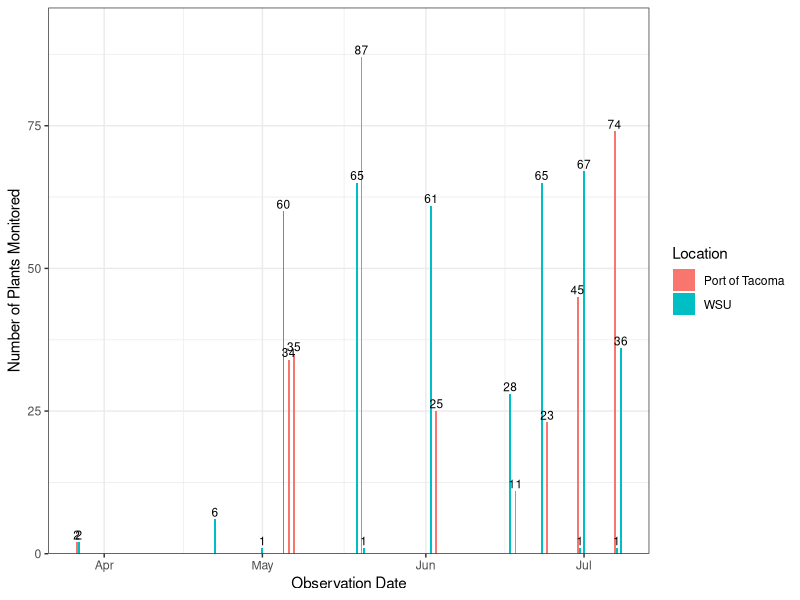
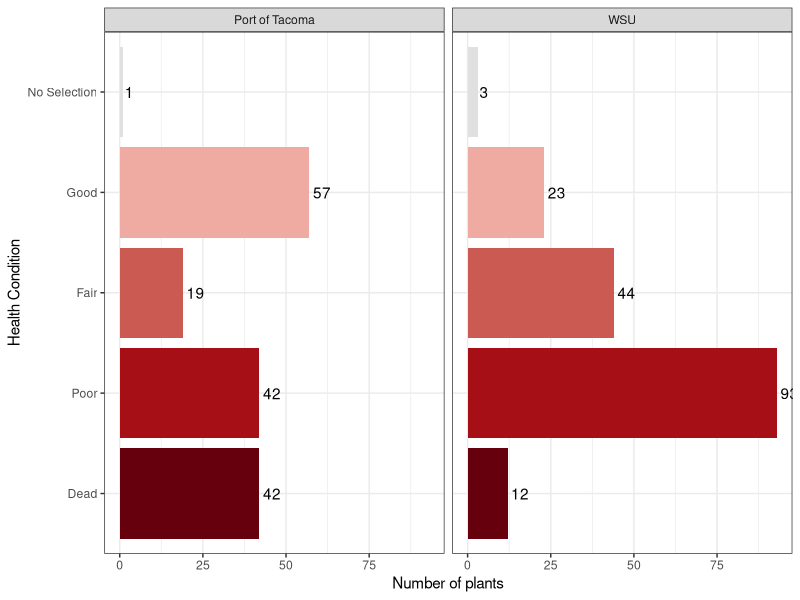
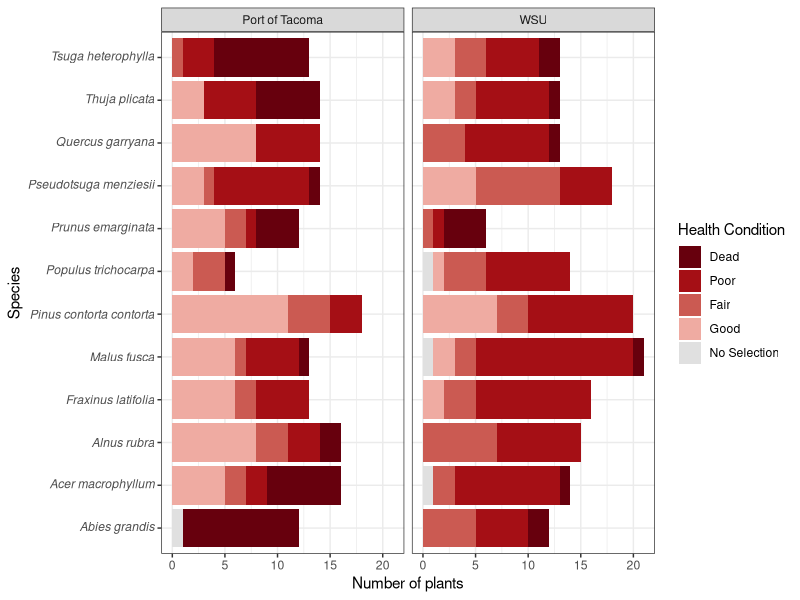

These figures' R source, in order:
## ---- chunk 1
knitr::opts_chunk$set(echo = FALSE)
## ---- chunk 2
library(tidyverse)
library(kableExtra)
## ---- chunk 3
data <-read.csv("./data/observations-7.13.26.csv")
#data <- data[c(1,4,8,14,43,47:60)]
## ---- chunk 4
data <- data %>%
  mutate(
    location = case_when(
      str_starts(field.plant.number..from.tag.or.map., "POT") ~ "Port of Tacoma",
      TRUE ~ "WSU"
  )
) %>%
  mutate(
    field.plant.health.condition = case_when(
      is.na(field.plant.health.condition) ~ "No Selection",
      field.plant.health.condition == "" ~ "No Selection",
      TRUE ~ field.plant.health.condition
    ) 
  ) %>%
   mutate(
    scientific_name = str_trim(scientific_name),
    scientific_name = recode(
      scientific_name,
      "Quercus garryana garryana" = "Quercus garryana",
      "Pseudotsuga" = "Pseudotsuga menziesii"
    )
  ) %>%
   filter(
    !is.na(scientific_name),
    scientific_name != "",
    !is.na(`field.plant.number..from.tag.or.map.`),
    `field.plant.number..from.tag.or.map.` != ""
  ) %>% 
   mutate(
    observed_on = as.Date(observed_on),
    scientific_name = factor(scientific_name),
    field.plant.health.condition = factor(field.plant.health.condition),
    field.foliage...insect.feeding = factor(field.foliage...insect.feeding),
    field.foliage...deformation = factor(field.foliage...deformation),
    field.woody.tissue....structural.damage = factor(field.woody.tissue....structural.damage),
    field.woody.tissue...signs.of.disease = factor(field.woody.tissue...signs.of.disease),
    field.woody.tissue...insect.activity = factor(field.woody.tissue...insect.activity),
    field.woody.tissue...symptoms = factor(field.woody.tissue...symptoms),
    field.root.collar...signs.of.disease = factor(field.root.collar...signs.of.disease),
    field.critical.root.zone..within.canopy.drip.line....damage.or.concerns =
    factor(field.critical.root.zone..within.canopy.drip.line....damage.or.concerns),
    location = factor(location) 
    )%>%
   mutate(
    field.plant.number..from.tag.or.map. =
      field.plant.number..from.tag.or.map. %>%
      str_replace(regex("^wsup", ignore_case = TRUE), "WSUP") %>%  # fix capitalization
      str_replace("^WSUP\\.", "WSUP") %>%                          # remove period
      str_replace("^WSUP(\\d)", "WSUP \\1") %>%                    # add missing space
      str_squish()                                                 # clean extra spaces
      )%>%
   mutate(
    field.plant.health.condition = factor(
      field.plant.health.condition,
      levels = c(
        "Dead",
        "Poor",
        "Fair",
        "Good",
        "No Selection"
      )))

## ---- chunk 5
Plant.Summary <- data %>%
  group_by(location) %>%
  summarise(
    Observations = n(),
    Unique.Plants = n_distinct(field.plant.number..from.tag.or.map.)
  )
## ---- chunk 6
obs.by.date <- data %>%
 mutate(observed_on = as.Date(observed_on)) %>%
  count(observed_on, location)
## ---- chunk 7
pd <- position_dodge2(width = 0.9, preserve = "single")
ggplot(obs.by.date,
       aes(observed_on, n, fill = location)) +
  geom_col(
    position = pd,
    width = 0.8
  ) +
  geom_text(
    aes(label = n),
    position = pd,
    vjust = -0.3,
    size = 3
  ) +
  scale_y_continuous(
    expand = expansion(mult = c(0, 0.1))
  ) +
  theme_bw() +
  labs(
    x = "Observation Date",
    y = "Number of Plants Monitored",
    fill = "Location"
  )
## ---- chunk 8
most.recent.data <- data %>%
  mutate(observed_on = as.Date(observed_on)) %>%
  group_by(field.plant.number..from.tag.or.map.) %>%
  slice_max(observed_on, n = 1, with_ties = FALSE) %>%
  ungroup()
## ---- chunk 9
ggplot(
  most.recent.data,
  aes(field.plant.health.condition,
      fill = field.plant.health.condition)
) +
  geom_bar() +
  stat_count(
    aes(label = after_stat(count)),
    geom = "text",
    hjust = -0.2
  ) +
  coord_flip() +
  facet_wrap(~location) +
  theme_bw()+ 
  guides(fill="none")+
  scale_fill_manual(
    values = c(
      "Dead"         = "#67000D",
      "Poor"         = "#A50F15",
      "Fair"         = "#CB5A52",
      "Good"         = "#EFABA2",
      "No Selection" = "#E0E0E0"))+
  labs(    
    x = "Health Condition",
    y = "Number of plants"
    )
## ---- chunk 10
ggplot(
  most.recent.data,
  aes(
    x = scientific_name,
    fill = field.plant.health.condition
  )
) +
  geom_bar() +
  facet_wrap(~ location,nrow=1) +
  scale_fill_manual(
    values = c(
      "Dead"         = "#67000D",
      "Poor"         = "#A50F15",
      "Fair"         = "#CB5A52",
      "Good"         = "#EFABA2",
      "No Selection" = "#E0E0E0"
    )) +
  coord_flip() +
  scale_x_discrete(labels = function(x) parse(text = paste0("italic('", x, "')"))) +
  theme_bw() +
  labs(
    x = "Species",
    y = "Number of plants",
    fill = "Health Condition"
  )
## ---- chunk 11
Health.Conflicts <- data %>%
  group_by(`field.plant.number..from.tag.or.map.`) %>%
  filter(n_distinct(`field.plant.health.condition`, na.rm = TRUE) > 1) %>%
  arrange(`field.plant.number..from.tag.or.map.`)
## ---- chunk 12
Health.Conflict.Summary <- data %>%
  group_by(`field.plant.number..from.tag.or.map.`,scientific_name) %>%
  summarise(
    n_entries = n(),
    n_health_conditions = n_distinct(`field.plant.health.condition`, na.rm = TRUE),
    health_conditions = paste(unique(na.omit(`field.plant.health.condition`)), collapse = ", "),
    .groups = "drop"
  ) %>%
  filter(n_health_conditions > 1) %>%
  arrange(`field.plant.number..from.tag.or.map.`)
kable(Health.Conflict.Summary[c(1:3,5)])

## ---- chunk 13
# Good <-> Fair

good_fair <- Health.Conflict.Summary %>%

  filter(health_conditions %in% c("Good, Fair", "Fair, Good"))

# Fair <-> Poor

fair_poor <- Health.Conflict.Summary %>%

  filter(health_conditions %in% c("Fair, Poor", "Poor, Fair"))

# Dead transitions

dead_transition <- Health.Conflict.Summary %>%

  filter(str_detect(health_conditions, "Dead")) %>%

  filter(

    str_detect(health_conditions, "Poor") |

    str_detect(health_conditions, "Fair")

  )

## ---- chunk 14
kable(good_fair)
## ---- chunk 15
kable(fair_poor)
## ---- chunk 16
kable(dead_transition)
## ---- chunk 17

All_Dead <- data %>%

  filter(`field.plant.health.condition` == "Dead") %>%

  group_by(`field.plant.number..from.tag.or.map.`, scientific_name) %>%

  summarise(

    n_dead_records = n(),

    n_total_records = n_distinct(observed_on), # replace with your date field if desired

    .groups = "drop"

  ) %>%

  arrange(`field.plant.number..from.tag.or.map.`)

kable(All_Dead)
## ---- chunk 18
insect.activity <- data %>% 
  filter(
    field.woody.tissue...insect.activity != "No Selection" & 
    field.woody.tissue...insect.activity != "None" &
    field.woody.tissue...insect.activity != "Not Sure" &
    field.woody.tissue...insect.activity != "" 
  ) %>%
  droplevels() %>%
  group_by(field.plant.number..from.tag.or.map.,scientific_name) %>%
  summarize(
    n_entries = n(),
    n_signs.of.disease = n_distinct(field.woody.tissue...insect.activity, na.rm = TRUE),
    insect.activity = paste(unique(na.omit(field.woody.tissue...insect.activity)), collapse = ", "),
    .groups = "drop"
    ) %>%
  arrange(field.plant.number..from.tag.or.map.)
kable(insect.activity[c(1,2,5)])
## ---- chunk 19
signs.of.disease <- data %>% 
  filter(
    field.woody.tissue...signs.of.disease != "No Selection" & 
    field.woody.tissue...signs.of.disease != "None" &
    field.woody.tissue...signs.of.disease != "Not Sure" &
    field.woody.tissue...signs.of.disease != "" 
  ) %>%
  droplevels() %>%
  group_by(field.plant.number..from.tag.or.map.,scientific_name) %>%
  summarize(
    n_entries = n(),
    n_signs.of.disease = n_distinct(field.woody.tissue...signs.of.disease, na.rm = TRUE),
    signs.of.disease = paste(unique(na.omit(field.woody.tissue...signs.of.disease)), collapse = ", "),
    .groups = "drop"
    ) %>%
  arrange(field.plant.number..from.tag.or.map.)
kable(signs.of.disease[c(1,2,5)])
